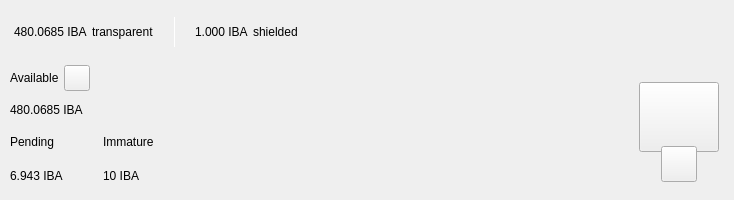
<?xml version="1.0" encoding="UTF-8"?>
<ui version="4.0">
 <class>TopBar</class>
 <widget class="QWidget" name="TopBar">
  <property name="geometry">
   <rect>
    <x>0</x>
    <y>0</y>
    <width>734</width>
    <height>200</height>
   </rect>
  </property>
  <property name="minimumSize">
   <size>
    <width>0</width>
    <height>200</height>
   </size>
  </property>
  <property name="maximumSize">
   <size>
    <width>16777215</width>
    <height>200</height>
   </size>
  </property>
  <property name="windowTitle">
   <string>Form</string>
  </property>
  <layout class="QVBoxLayout" name="verticalLayout_10" stretch="0">
   <property name="spacing">
    <number>0</number>
   </property>
   <property name="leftMargin">
    <number>0</number>
   </property>
   <property name="topMargin">
    <number>0</number>
   </property>
   <property name="rightMargin">
    <number>0</number>
   </property>
   <property name="bottomMargin">
    <number>0</number>
   </property>
   <item>
    <widget class="PFBorderImage" name="containerTop">
     <layout class="QVBoxLayout" name="verticalLayout_11">
      <property name="spacing">
       <number>0</number>
      </property>
      <property name="leftMargin">
       <number>0</number>
      </property>
      <property name="topMargin">
       <number>0</number>
      </property>
      <property name="rightMargin">
       <number>0</number>
      </property>
      <property name="bottomMargin">
       <number>0</number>
      </property>
      <item>
       <widget class="QWidget" name="top_container_2" native="true">
        <property name="minimumSize">
         <size>
          <width>0</width>
          <height>65</height>
         </size>
        </property>
        <layout class="QHBoxLayout" name="top_container">
         <property name="spacing">
          <number>0</number>
         </property>
         <property name="leftMargin">
          <number>14</number>
         </property>
         <property name="topMargin">
          <number>0</number>
         </property>
         <property name="rightMargin">
          <number>14</number>
         </property>
         <property name="bottomMargin">
          <number>0</number>
         </property>
         <item alignment="Qt::AlignVCenter">
          <widget class="QWidget" name="widgetTopAmount" native="true">
           <property name="sizePolicy">
            <sizepolicy hsizetype="Preferred" vsizetype="Maximum">
             <horstretch>0</horstretch>
             <verstretch>0</verstretch>
            </sizepolicy>
           </property>
           <layout class="QHBoxLayout" name="horizontalLayout_5">
            <property name="spacing">
             <number>5</number>
            </property>
            <property name="leftMargin">
             <number>0</number>
            </property>
            <property name="topMargin">
             <number>0</number>
            </property>
            <property name="rightMargin">
             <number>0</number>
            </property>
            <property name="bottomMargin">
             <number>0</number>
            </property>
            <item alignment="Qt::AlignTop">
             <widget class="QLabel" name="labelAmountTopIba">
              <property name="minimumSize">
               <size>
                <width>0</width>
                <height>36</height>
               </size>
              </property>
              <property name="styleSheet">
               <string notr="true">padding:0px;margin:0px;</string>
              </property>
              <property name="text">
               <string notr="true">480.0685 IBA</string>
              </property>
             </widget>
            </item>
            <item>
             <widget class="QLabel" name="labelTrans">
              <property name="text">
               <string>transparent</string>
              </property>
             </widget>
            </item>
            <item>
             <spacer name="horizontalSpacer_11">
              <property name="orientation">
               <enum>Qt::Horizontal</enum>
              </property>
              <property name="sizeType">
               <enum>QSizePolicy::Fixed</enum>
              </property>
              <property name="sizeHint" stdset="0">
               <size>
                <width>15</width>
                <height>20</height>
               </size>
              </property>
             </spacer>
            </item>
            <item alignment="Qt::AlignVCenter">
             <widget class="QLabel" name="typeSpacerTop">
              <property name="minimumSize">
               <size>
                <width>1</width>
                <height>30</height>
               </size>
              </property>
              <property name="maximumSize">
               <size>
                <width>1</width>
                <height>30</height>
               </size>
              </property>
              <property name="styleSheet">
               <string notr="true">background-color:white;
padding:0px;
border:none;</string>
              </property>
              <property name="text">
               <string/>
              </property>
             </widget>
            </item>
            <item>
             <spacer name="horizontalSpacer_12">
              <property name="orientation">
               <enum>Qt::Horizontal</enum>
              </property>
              <property name="sizeType">
               <enum>QSizePolicy::Fixed</enum>
              </property>
              <property name="sizeHint" stdset="0">
               <size>
                <width>15</width>
                <height>20</height>
               </size>
              </property>
             </spacer>
            </item>
            <item alignment="Qt::AlignTop">
             <widget class="QLabel" name="labelAmountTopShieldedIba">
              <property name="minimumSize">
               <size>
                <width>0</width>
                <height>36</height>
               </size>
              </property>
              <property name="text">
               <string notr="true">1.000 IBA</string>
              </property>
             </widget>
            </item>
            <item>
             <widget class="QLabel" name="labelShield">
              <property name="text">
               <string>shielded</string>
              </property>
             </widget>
            </item>
           </layout>
          </widget>
         </item>
         <item>
          <spacer name="horizontalSpacer">
           <property name="orientation">
            <enum>Qt::Horizontal</enum>
           </property>
           <property name="sizeHint" stdset="0">
            <size>
             <width>40</width>
             <height>20</height>
            </size>
           </property>
          </spacer>
         </item>
         <item>
          <layout class="QHBoxLayout" name="horizontalLayout_4">
           <property name="spacing">
            <number>12</number>
           </property>
           <property name="rightMargin">
            <number>0</number>
           </property>
           <item alignment="Qt::AlignRight">
            <widget class="QWidget" name="layoutSync" native="true">
             <property name="minimumSize">
              <size>
               <width>0</width>
               <height>36</height>
              </size>
             </property>
             <property name="maximumSize">
              <size>
               <width>16777215</width>
               <height>36</height>
              </size>
             </property>
             <layout class="QVBoxLayout" name="verticalLayout_9">
              <property name="leftMargin">
               <number>0</number>
              </property>
              <property name="topMargin">
               <number>0</number>
              </property>
              <property name="rightMargin">
               <number>0</number>
              </property>
              <property name="bottomMargin">
               <number>0</number>
              </property>
              <item>
               <widget class="ExpandableButton" name="pushButtonSync" native="true">
                <property name="minimumSize">
                 <size>
                  <width>36</width>
                  <height>36</height>
                 </size>
                </property>
                <property name="maximumSize">
                 <size>
                  <width>16777215</width>
                  <height>36</height>
                 </size>
                </property>
               </widget>
              </item>
             </layout>
            </widget>
           </item>
           <item>
            <widget class="ExpandableButton" name="pushButtonHDUpgrade" native="true">
             <property name="minimumSize">
              <size>
               <width>36</width>
               <height>36</height>
              </size>
             </property>
            </widget>
           </item>
           <item>
            <widget class="ExpandableButton" name="pushButtonStack" native="true">
             <property name="minimumSize">
              <size>
               <width>36</width>
               <height>36</height>
              </size>
             </property>
            </widget>
           </item>
           <item>
            <widget class="ExpandableButton" name="pushButtonColdStaking" native="true">
             <property name="minimumSize">
              <size>
               <width>36</width>
               <height>36</height>
              </size>
             </property>
            </widget>
           </item>
           <item>
            <widget class="ExpandableButton" name="pushButtonConnection" native="true">
             <property name="minimumSize">
              <size>
               <width>36</width>
               <height>36</height>
              </size>
             </property>
            </widget>
           </item>
           <item>
            <widget class="ExpandableButton" name="pushButtonTor" native="true">
             <property name="minimumSize">
              <size>
               <width>36</width>
               <height>36</height>
              </size>
             </property>
            </widget>
           </item>
           <item>
            <widget class="ExpandableButton" name="pushButtonLock" native="true">
             <property name="sizePolicy">
              <sizepolicy hsizetype="Expanding" vsizetype="Expanding">
               <horstretch>0</horstretch>
               <verstretch>0</verstretch>
              </sizepolicy>
             </property>
             <property name="minimumSize">
              <size>
               <width>36</width>
               <height>0</height>
              </size>
             </property>
            </widget>
           </item>
           <item>
            <widget class="ExpandableButton" name="pushButtonTheme" native="true">
             <property name="minimumSize">
              <size>
               <width>36</width>
               <height>36</height>
              </size>
             </property>
             <property name="maximumSize">
              <size>
               <width>16777215</width>
               <height>36</height>
              </size>
             </property>
            </widget>
           </item>
           <item>
            <widget class="ExpandableButton" name="pushButtonFAQ" native="true">
             <property name="minimumSize">
              <size>
               <width>36</width>
               <height>36</height>
              </size>
             </property>
            </widget>
           </item>
          </layout>
         </item>
        </layout>
       </widget>
      </item>
      <item>
       <widget class="QWidget" name="bottom_container" native="true">
        <property name="minimumSize">
         <size>
          <width>0</width>
          <height>135</height>
         </size>
        </property>
        <layout class="QHBoxLayout" name="botton_container">
         <property name="leftMargin">
          <number>10</number>
         </property>
         <property name="topMargin">
          <number>0</number>
         </property>
         <property name="rightMargin">
          <number>10</number>
         </property>
         <property name="bottomMargin">
          <number>10</number>
         </property>
         <item>
          <layout class="QVBoxLayout" name="verticalLayout_7">
           <property name="spacing">
            <number>0</number>
           </property>
           <property name="leftMargin">
            <number>0</number>
           </property>
           <property name="rightMargin">
            <number>30</number>
           </property>
           <item>
            <layout class="QVBoxLayout" name="verticalLayout_2">
             <item>
              <layout class="QHBoxLayout" name="horizontalLayoutContainerAvailable">
               <property name="spacing">
                <number>5</number>
               </property>
               <item>
                <widget class="QLabel" name="labelTitle1">
                 <property name="text">
                  <string>Available</string>
                 </property>
                </widget>
               </item>
               <item>
                <widget class="QPushButton" name="pushButtonBalanceInfo">
                 <property name="minimumSize">
                  <size>
                   <width>26</width>
                   <height>26</height>
                  </size>
                 </property>
                 <property name="maximumSize">
                  <size>
                   <width>26</width>
                   <height>26</height>
                  </size>
                 </property>
                 <property name="mouseTracking">
                  <bool>true</bool>
                 </property>
                 <property name="focusPolicy">
                  <enum>Qt::NoFocus</enum>
                 </property>
                 <property name="text">
                  <string notr="true"/>
                 </property>
                 <property name="iconSize">
                  <size>
                   <width>24</width>
                   <height>24</height>
                  </size>
                 </property>
                 <property name="shortcut">
                  <string notr="true"/>
                 </property>
                </widget>
               </item>
               <item>
                <spacer name="horizontalSpacer_4">
                 <property name="orientation">
                  <enum>Qt::Horizontal</enum>
                 </property>
                 <property name="sizeType">
                  <enum>QSizePolicy::MinimumExpanding</enum>
                 </property>
                 <property name="sizeHint" stdset="0">
                  <size>
                   <width>20</width>
                   <height>20</height>
                  </size>
                 </property>
                </spacer>
               </item>
              </layout>
             </item>
             <item>
              <widget class="QLabel" name="labelAmountIba">
               <property name="text">
                <string notr="true">480.0685 IBA</string>
               </property>
              </widget>
             </item>
            </layout>
           </item>
           <item>
            <widget class="QWidget" name="container_imm_pend" native="true">
             <layout class="QHBoxLayout" name="horizontalLayout_2">
              <property name="spacing">
               <number>0</number>
              </property>
              <property name="leftMargin">
               <number>0</number>
              </property>
              <property name="topMargin">
               <number>0</number>
              </property>
              <property name="rightMargin">
               <number>0</number>
              </property>
              <property name="bottomMargin">
               <number>0</number>
              </property>
              <item alignment="Qt::AlignLeft">
               <widget class="QWidget" name="container_pending" native="true">
                <property name="sizePolicy">
                 <sizepolicy hsizetype="Minimum" vsizetype="Preferred">
                  <horstretch>0</horstretch>
                  <verstretch>0</verstretch>
                 </sizepolicy>
                </property>
                <layout class="QVBoxLayout" name="verticalLayout_3">
                 <property name="leftMargin">
                  <number>0</number>
                 </property>
                 <property name="topMargin">
                  <number>0</number>
                 </property>
                 <property name="rightMargin">
                  <number>0</number>
                 </property>
                 <property name="bottomMargin">
                  <number>0</number>
                 </property>
                 <item>
                  <widget class="QLabel" name="labelTitle3">
                   <property name="text">
                    <string>Pending</string>
                   </property>
                  </widget>
                 </item>
                 <item>
                  <widget class="QLabel" name="labelPendingIba">
                   <property name="text">
                    <string notr="true">6.943 IBA</string>
                   </property>
                  </widget>
                 </item>
                </layout>
               </widget>
              </item>
              <item>
               <spacer name="horizontalSpacer_3">
                <property name="orientation">
                 <enum>Qt::Horizontal</enum>
                </property>
                <property name="sizeType">
                 <enum>QSizePolicy::Fixed</enum>
                </property>
                <property name="sizeHint" stdset="0">
                 <size>
                  <width>40</width>
                  <height>20</height>
                 </size>
                </property>
               </spacer>
              </item>
              <item alignment="Qt::AlignLeft">
               <widget class="QWidget" name="container_immature" native="true">
                <property name="sizePolicy">
                 <sizepolicy hsizetype="Minimum" vsizetype="Preferred">
                  <horstretch>0</horstretch>
                  <verstretch>0</verstretch>
                 </sizepolicy>
                </property>
                <layout class="QVBoxLayout" name="verticalLayout_4">
                 <property name="leftMargin">
                  <number>0</number>
                 </property>
                 <property name="topMargin">
                  <number>0</number>
                 </property>
                 <property name="rightMargin">
                  <number>0</number>
                 </property>
                 <property name="bottomMargin">
                  <number>0</number>
                 </property>
                 <item>
                  <widget class="QLabel" name="labelTitle4">
                   <property name="text">
                    <string>Immature</string>
                   </property>
                  </widget>
                 </item>
                 <item>
                  <widget class="QLabel" name="labelImmatureIba">
                   <property name="text">
                    <string notr="true">10 IBA</string>
                   </property>
                  </widget>
                 </item>
                </layout>
               </widget>
              </item>
              <item>
               <spacer name="horizontalSpacer_5">
                <property name="orientation">
                 <enum>Qt::Horizontal</enum>
                </property>
                <property name="sizeHint" stdset="0">
                 <size>
                  <width>40</width>
                  <height>20</height>
                 </size>
                </property>
               </spacer>
              </item>
             </layout>
            </widget>
           </item>
          </layout>
         </item>
         <item>
          <spacer name="horizontalSpacer_2">
           <property name="orientation">
            <enum>Qt::Horizontal</enum>
           </property>
           <property name="sizeHint" stdset="0">
            <size>
             <width>40</width>
             <height>20</height>
            </size>
           </property>
          </spacer>
         </item>
         <item alignment="Qt::AlignHCenter|Qt::AlignVCenter">
          <widget class="QWidget" name="qrContainer" native="true">
           <property name="sizePolicy">
            <sizepolicy hsizetype="Preferred" vsizetype="Minimum">
             <horstretch>0</horstretch>
             <verstretch>0</verstretch>
            </sizepolicy>
           </property>
           <property name="minimumSize">
            <size>
             <width>90</width>
             <height>110</height>
            </size>
           </property>
           <property name="maximumSize">
            <size>
             <width>90</width>
             <height>110</height>
            </size>
           </property>
           <layout class="QVBoxLayout" name="containerQR">
            <property name="spacing">
             <number>0</number>
            </property>
            <property name="leftMargin">
             <number>5</number>
            </property>
            <property name="topMargin">
             <number>10</number>
            </property>
            <property name="rightMargin">
             <number>5</number>
            </property>
            <property name="bottomMargin">
             <number>0</number>
            </property>
            <item>
             <widget class="QPushButton" name="btnQr">
              <property name="minimumSize">
               <size>
                <width>70</width>
                <height>70</height>
               </size>
              </property>
              <property name="maximumSize">
               <size>
                <width>16777215</width>
                <height>70</height>
               </size>
              </property>
              <property name="focusPolicy">
               <enum>Qt::NoFocus</enum>
              </property>
              <property name="text">
               <string/>
              </property>
              <property name="iconSize">
               <size>
                <width>70</width>
                <height>70</height>
               </size>
              </property>
             </widget>
            </item>
            <item>
             <spacer name="verticalSpacer">
              <property name="orientation">
               <enum>Qt::Vertical</enum>
              </property>
              <property name="sizeType">
               <enum>QSizePolicy::Fixed</enum>
              </property>
              <property name="sizeHint" stdset="0">
               <size>
                <width>20</width>
                <height>20</height>
               </size>
              </property>
             </spacer>
            </item>
            <item alignment="Qt::AlignHCenter|Qt::AlignBottom">
             <widget class="QPushButton" name="pushButtonQR">
              <property name="minimumSize">
               <size>
                <width>36</width>
                <height>36</height>
               </size>
              </property>
              <property name="maximumSize">
               <size>
                <width>36</width>
                <height>36</height>
               </size>
              </property>
              <property name="focusPolicy">
               <enum>Qt::NoFocus</enum>
              </property>
              <property name="text">
               <string/>
              </property>
             </widget>
            </item>
           </layout>
          </widget>
         </item>
        </layout>
       </widget>
      </item>
     </layout>
    </widget>
   </item>
  </layout>
 </widget>
 <customwidgets>
  <customwidget>
   <class>ExpandableButton</class>
   <extends>QWidget</extends>
   <header>qt/ibacoin/expandablebutton.h</header>
   <container>1</container>
  </customwidget>
  <customwidget>
   <class>PFBorderImage</class>
   <extends>QFrame</extends>
   <header>qt/ibacoin/pfborderimage.h</header>
   <container>1</container>
  </customwidget>
 </customwidgets>
 <resources/>
 <connections/>
</ui>
